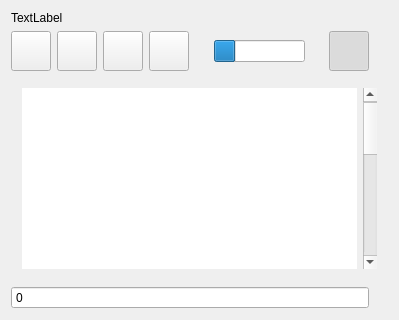
<?xml version="1.0" encoding="UTF-8"?>
<ui version="4.0">
 <class>WLGProgramWidget</class>
 <widget class="QWidget" name="WLGProgramWidget">
  <property name="geometry">
   <rect>
    <x>0</x>
    <y>0</y>
    <width>399</width>
    <height>320</height>
   </rect>
  </property>
  <property name="sizePolicy">
   <sizepolicy hsizetype="Preferred" vsizetype="Minimum">
    <horstretch>0</horstretch>
    <verstretch>0</verstretch>
   </sizepolicy>
  </property>
  <property name="windowTitle">
   <string>WLGProgamWidget</string>
  </property>
  <property name="layoutDirection">
   <enum>Qt::LeftToRight</enum>
  </property>
  <layout class="QGridLayout" name="gridLayout_3">
   <item row="1" column="5">
    <widget class="QPushButton" name="pbBackup">
     <property name="minimumSize">
      <size>
       <width>40</width>
       <height>40</height>
      </size>
     </property>
     <property name="maximumSize">
      <size>
       <width>40</width>
       <height>40</height>
      </size>
     </property>
     <property name="focusPolicy">
      <enum>Qt::NoFocus</enum>
     </property>
     <property name="toolTip">
      <string>backup</string>
     </property>
     <property name="styleSheet">
      <string notr="true"/>
     </property>
     <property name="text">
      <string notr="true"/>
     </property>
     <property name="icon">
      <iconset resource="../../wlproj/wlmill/image.qrc">
       <normaloff>:/data/icons/backup.png</normaloff>:/data/icons/backup.png</iconset>
     </property>
     <property name="iconSize">
      <size>
       <width>30</width>
       <height>30</height>
      </size>
     </property>
    </widget>
   </item>
   <item row="1" column="11">
    <widget class="QToolButton" name="pbTrack">
     <property name="minimumSize">
      <size>
       <width>40</width>
       <height>40</height>
      </size>
     </property>
     <property name="maximumSize">
      <size>
       <width>40</width>
       <height>40</height>
      </size>
     </property>
     <property name="focusPolicy">
      <enum>Qt::NoFocus</enum>
     </property>
     <property name="toolTip">
      <string>tracking</string>
     </property>
     <property name="text">
      <string notr="true"/>
     </property>
     <property name="icon">
      <iconset resource="../../wlproj/wlmill/image.qrc">
       <normaloff>:/data/icons/tracktext.png</normaloff>:/data/icons/tracktext.png</iconset>
     </property>
     <property name="iconSize">
      <size>
       <width>30</width>
       <height>30</height>
      </size>
     </property>
     <property name="checkable">
      <bool>true</bool>
     </property>
     <property name="checked">
      <bool>true</bool>
     </property>
    </widget>
   </item>
   <item row="2" column="2" rowspan="7" colspan="11">
    <widget class="QStackedWidget" name="stackedWidget">
     <property name="sizePolicy">
      <sizepolicy hsizetype="Preferred" vsizetype="Preferred">
       <horstretch>0</horstretch>
       <verstretch>0</verstretch>
      </sizepolicy>
     </property>
     <property name="currentIndex">
      <number>0</number>
     </property>
     <widget class="QWidget" name="page">
      <layout class="QGridLayout" name="gridLayout">
       <item row="1" column="0">
        <widget class="QListWidget" name="listProgram">
         <property name="frameShape">
          <enum>QFrame::NoFrame</enum>
         </property>
         <property name="frameShadow">
          <enum>QFrame::Sunken</enum>
         </property>
         <property name="verticalScrollBarPolicy">
          <enum>Qt::ScrollBarAlwaysOff</enum>
         </property>
         <property name="horizontalScrollBarPolicy">
          <enum>Qt::ScrollBarAlwaysOff</enum>
         </property>
         <property name="autoScroll">
          <bool>true</bool>
         </property>
         <property name="autoScrollMargin">
          <number>12</number>
         </property>
         <property name="editTriggers">
          <set>QAbstractItemView::NoEditTriggers</set>
         </property>
         <property name="alternatingRowColors">
          <bool>true</bool>
         </property>
         <property name="selectionMode">
          <enum>QAbstractItemView::NoSelection</enum>
         </property>
         <property name="selectionBehavior">
          <enum>QAbstractItemView::SelectItems</enum>
         </property>
         <property name="isWrapping" stdset="0">
          <bool>false</bool>
         </property>
         <property name="layoutMode">
          <enum>QListView::SinglePass</enum>
         </property>
         <property name="batchSize">
          <number>10</number>
         </property>
         <property name="selectionRectVisible">
          <bool>false</bool>
         </property>
        </widget>
       </item>
       <item row="1" column="1">
        <widget class="QScrollBar" name="vsbProgram">
         <property name="pageStep">
          <number>50</number>
         </property>
         <property name="value">
          <number>1</number>
         </property>
         <property name="orientation">
          <enum>Qt::Vertical</enum>
         </property>
         <property name="invertedControls">
          <bool>false</bool>
         </property>
        </widget>
       </item>
      </layout>
     </widget>
     <widget class="QWidget" name="page_2">
      <layout class="QGridLayout" name="gridLayout_2">
       <item row="0" column="1">
        <widget class="QPlainTextEdit" name="textProgram">
         <property name="plainText">
          <string>text
</string>
         </property>
        </widget>
       </item>
      </layout>
     </widget>
    </widget>
   </item>
   <item row="0" column="2" colspan="11">
    <widget class="QLabel" name="labelName">
     <property name="sizePolicy">
      <sizepolicy hsizetype="Maximum" vsizetype="Maximum">
       <horstretch>0</horstretch>
       <verstretch>0</verstretch>
      </sizepolicy>
     </property>
     <property name="maximumSize">
      <size>
       <width>290</width>
       <height>16777215</height>
      </size>
     </property>
     <property name="text">
      <string>TextLabel</string>
     </property>
     <property name="alignment">
      <set>Qt::AlignLeading|Qt::AlignLeft|Qt::AlignVCenter</set>
     </property>
    </widget>
   </item>
   <item row="1" column="7" colspan="3">
    <widget class="QProgressBar" name="progressBar">
     <property name="sizePolicy">
      <sizepolicy hsizetype="Maximum" vsizetype="Fixed">
       <horstretch>0</horstretch>
       <verstretch>0</verstretch>
      </sizepolicy>
     </property>
     <property name="value">
      <number>24</number>
     </property>
     <property name="textVisible">
      <bool>false</bool>
     </property>
     <property name="orientation">
      <enum>Qt::Horizontal</enum>
     </property>
    </widget>
   </item>
   <item row="1" column="2">
    <widget class="QPushButton" name="pbAccept">
     <property name="minimumSize">
      <size>
       <width>40</width>
       <height>40</height>
      </size>
     </property>
     <property name="maximumSize">
      <size>
       <width>40</width>
       <height>40</height>
      </size>
     </property>
     <property name="focusPolicy">
      <enum>Qt::NoFocus</enum>
     </property>
     <property name="toolTip">
      <string>accept</string>
     </property>
     <property name="text">
      <string notr="true"/>
     </property>
     <property name="icon">
      <iconset resource="../../wlproj/wlmill/image.qrc">
       <normaloff>:/data/icons/save.png</normaloff>:/data/icons/save.png</iconset>
     </property>
     <property name="iconSize">
      <size>
       <width>30</width>
       <height>30</height>
      </size>
     </property>
    </widget>
   </item>
   <item row="1" column="3">
    <widget class="QToolButton" name="pbOpenFile">
     <property name="minimumSize">
      <size>
       <width>40</width>
       <height>40</height>
      </size>
     </property>
     <property name="maximumSize">
      <size>
       <width>40</width>
       <height>40</height>
      </size>
     </property>
     <property name="focusPolicy">
      <enum>Qt::NoFocus</enum>
     </property>
     <property name="toolTip">
      <string>redraw</string>
     </property>
     <property name="text">
      <string notr="true"/>
     </property>
     <property name="icon">
      <iconset resource="../../wlproj/wlmill/image.qrc">
       <normaloff>:/data/icons/openFile.png</normaloff>:/data/icons/openFile.png</iconset>
     </property>
     <property name="iconSize">
      <size>
       <width>30</width>
       <height>30</height>
      </size>
     </property>
    </widget>
   </item>
   <item row="1" column="4">
    <widget class="QToolButton" name="pbReload">
     <property name="minimumSize">
      <size>
       <width>40</width>
       <height>40</height>
      </size>
     </property>
     <property name="maximumSize">
      <size>
       <width>40</width>
       <height>40</height>
      </size>
     </property>
     <property name="focusPolicy">
      <enum>Qt::NoFocus</enum>
     </property>
     <property name="toolTip">
      <string>reload file</string>
     </property>
     <property name="text">
      <string notr="true"/>
     </property>
     <property name="icon">
      <iconset resource="../../wlproj/wlmill/image.qrc">
       <normaloff>:/data/icons/refresh.png</normaloff>:/data/icons/refresh.png</iconset>
     </property>
     <property name="iconSize">
      <size>
       <width>30</width>
       <height>30</height>
      </size>
     </property>
    </widget>
   </item>
   <item row="9" column="2" colspan="10">
    <widget class="QSpinBox" name="sbPosition">
     <property name="toolTip">
      <string>enter number position</string>
     </property>
     <property name="buttonSymbols">
      <enum>QAbstractSpinBox::NoButtons</enum>
     </property>
    </widget>
   </item>
  </layout>
  <zorder>stackedWidget</zorder>
  <zorder>labelName</zorder>
  <zorder>pbOpenFile</zorder>
  <zorder>progressBar</zorder>
  <zorder>pbAccept</zorder>
  <zorder>pbReload</zorder>
  <zorder>pbBackup</zorder>
  <zorder>pbTrack</zorder>
  <zorder>sbPosition</zorder>
 </widget>
 <layoutdefault spacing="6" margin="11"/>
 <resources>
  <include location="../../wlproj/wlmill/image.qrc"/>
 </resources>
 <connections/>
</ui>
